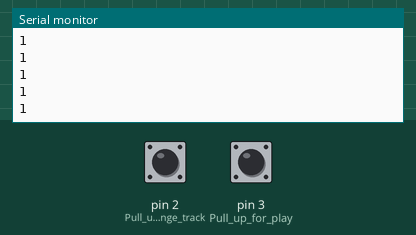
Recording of a sketch running on a simulated Arduino Uno, built with avr-gcc and run on an emulated ATmega328P. On the bench: the last lines printed to the serial monitor. The inputs (shaded band) are chosen by the test bench; at power-on: pin 2 (Pull_up_for_change_track) HIGH, pin 3 (Pull_up_for_play) HIGH. Storage starts empty; the audio player accepts every command and is not drawn.

Above: at 1.2 s.
1.3 s: pin 2 (Pull_up_for_change_track) pulled LOW for 0.25 s
At 1.59 s:
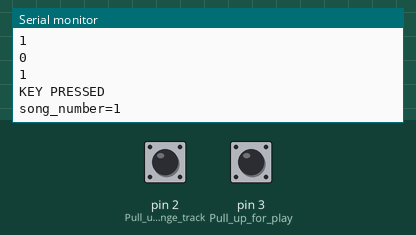
3.0 s: pin 3 (Pull_up_for_play) pulled LOW for 0.25 s
At 3.18 s:
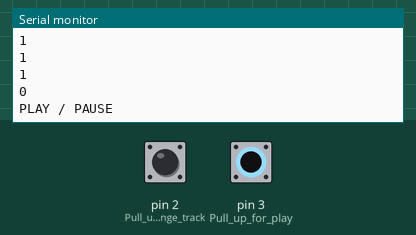
4.7 s: pin 2 (Pull_up_for_change_track) pulled LOW for 1 s
At 4.99 s:
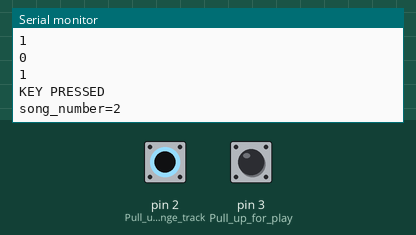
Timing chart, 0 to 7.7 s (numbered marks = the images above; inputs shaded):
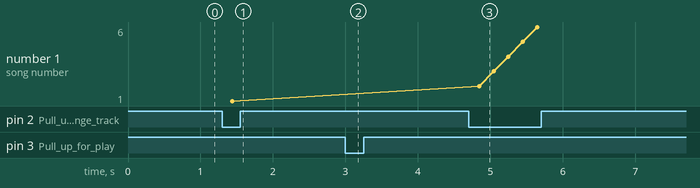

The sketch:

Music_Player.ino
```cpp
#include "SD.h" //SD card library
#include "TMRpcm.h" //Audio File Library
#include "SPI.h" //SPI library for SD card
#define SD_ChipSelectPin 10

TMRpcm music;
int button1, button2;
int song_number=0;
boolean play_pause;

void setup()
{
music.speakerPin = 9; //Audio output pin from Arduino
Serial.begin(9600);
if (!SD.begin(10))
{
Serial.println("SD fail");
return;
}

pinMode(2, INPUT_PULLUP); //Pull up for change track switch
pinMode(3, INPUT_PULLUP); //Pull up for play/pause switch
pinMode(3, INPUT_PULLUP); //Pull up for fast forward
music.setVolume(5); // 0 to 7. Set volume level
music.quality(1); // Set 1 for 2x oversampling Set 0 for normal
}

void loop()
{
button1 = digitalRead(2);
button2 = digitalRead(3);
Serial.println(button1);
Serial.println(button2);

if (button2== LOW) //Button 2 Pressed
{
Serial.println("PLAY / PAUSE");
music.pause();
}

if (button1 == LOW) //Button 1 Pressed
{
song_number++;
if (song_number==7)
{song_number=1;}
Serial.println("KEY PRESSED");
Serial.print("song_number=");
Serial.println(song_number);
if (song_number ==1)
{music.play("1.wav",25);} //Play song 1 from 10th second
if (song_number ==2)
{music.play("2.wav",20);} //Play song 2 from 33rd second
if (song_number ==3)
{music.play("3.wav",15);} //Play song 3 from start
if (song_number ==4)
{music.play("4.wav",71);} //Play song 4 from 25th second
if (song_number ==5)
{music.play("5.wav");} //Play song 5 from start
if (song_number ==6)
{music.play("6.wav",58);} //Play song 6 from start }
}
delay(200);
}
```

Measured:
- after the input at 1.3 s, the serial monitor: prints a new line after 0.12 s (image 1)
- after the input at 3.0 s, the serial monitor: prints a new line at once (image 2)
- after the input at 4.7 s, the serial monitor: prints a new line after 0.13 s (image 3)
- plotted number 1: 1 → 6 after the input at 4.7 s
